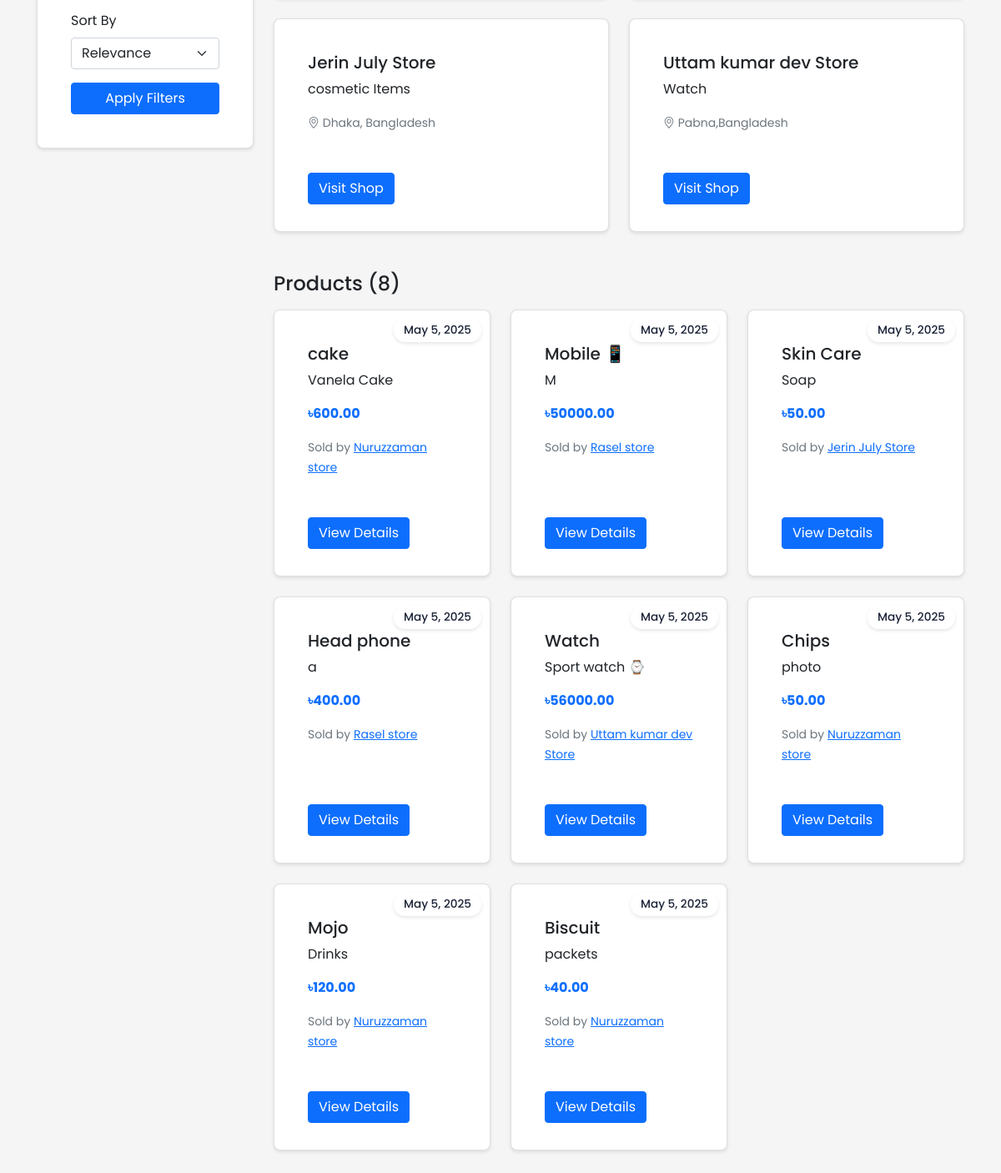
Before: /search (lower part) with the older database file.
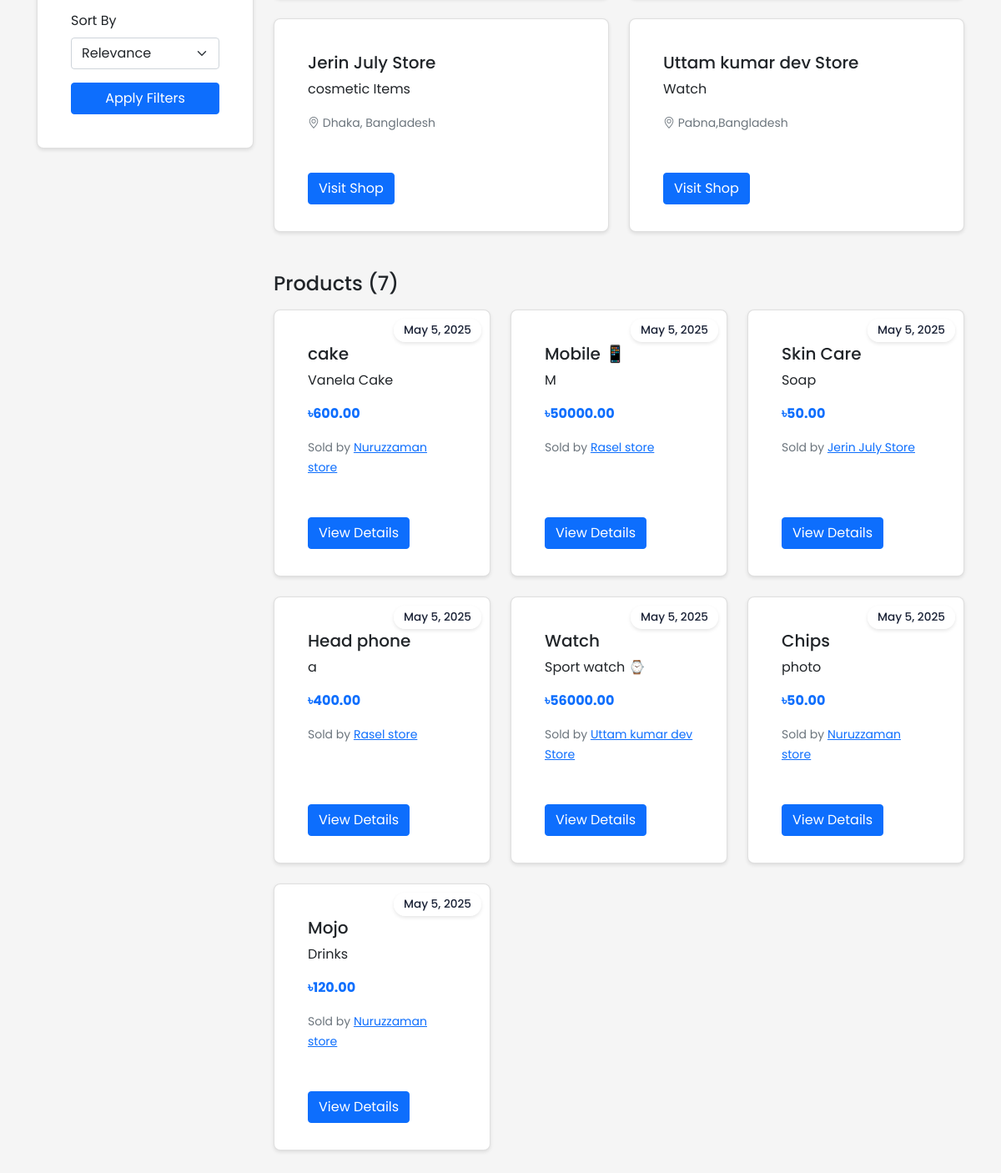
After: the same page with the newer database file.
### ecommerce/models/shop.py (models this page shows, shortened)
class Shop(db.Model):
    id = db.Column(db.Integer, primary_key=True)
    name = db.Column(db.String(100), nullable=False)
    description = db.Column(db.Text)
    owner_id = db.Column(db.Integer, db.ForeignKey('user.id'), nullable=False)
    location_lat = db.Column(db.Float, nullable=False)
    location_lng = db.Column(db.Float, nullable=False)
    address = db.Column(db.String(200), nullable=False)
    created_at = db.Column(db.DateTime, default=datetime.utcnow)
    is_active = db.Column(db.Boolean, default=True)
    products = db.relationship('Product', backref='shop', lazy=True)
    orders = db.relationship('Order', backref='shop', lazy=True)

class Product(db.Model):
    id = db.Column(db.Integer, primary_key=True)
    name = db.Column(db.String(100), nullable=False)
    description = db.Column(db.Text)
    price = db.Column(db.Float, nullable=False)
    stock = db.Column(db.Integer, nullable=False, default=0)
    shop_id = db.Column(db.Integer, db.ForeignKey('shop.id'), nullable=False)
    image_url = db.Column(db.String(255))
    category = db.Column(db.String(50))  # Add category field
    created_at = db.Column(db.DateTime, default=datetime.utcnow)
    min_price = db.Column(db.Float)  # Minimum acceptable price
    max_discount_percentage = db.Column(db.Float, default=20.0)  # Maximum allowed discount
    continue_iteration = db.Column(db.Boolean, default=False)  # Whether to continue negotiation after max discount

### ecommerce/routes/main.py (the view, shortened to what this page needs)
@main_bp.route('/search')
def search():
    query = request.args.get('q', '')
    search_type = request.args.get('type', 'all')
    shop_id = request.args.get('shop_id', type=int)
    category = request.args.get('category')
    min_price = request.args.get('min_price', type=float)
    max_price = request.args.get('max_price', type=float)
    sort = request.args.get('sort', 'relevance')
    page = request.args.get('page', 1, type=int)
    per_page = 12  # Number of items per page
    lat = request.args.get('lat', type=float)
    lng = request.args.get('lng', type=float)
    distance = request.args.get('distance', 10, type=float)  # Default 10km radius
    product_query = Product.query.filter(Product.shop.has(Shop.is_active == True))
    shop_query = Shop.query.filter_by(is_active=True)
    if shop_id:
        shop = Shop.query.get_or_404(shop_id)
        product_query = product_query.filter(Product.shop_id == shop_id)
        search_type = 'products'
    if search_type != 'shops':
        if category:
            product_query = product_query.filter(Product.category == category)
        if min_price is not None:
            product_query = product_query.filter(Product.price >= min_price)
        if max_price is not None:
            product_query = product_query.filter(Product.price <= max_price)
        if sort == 'price_low':
            product_query = product_query.order_by(Product.price.asc())
        elif sort == 'price_high':
            product_query = product_query.order_by(Product.price.desc())
        elif sort == 'newest':
            product_query = product_query.order_by(Product.created_at.desc())
        else:  # relevance
            if query:
                from sqlalchemy import text
                product_query = product_query.order_by(text("(CASE "
                    "WHEN name LIKE :query THEN 3 "
                    "WHEN category LIKE :query THEN 2 "
                    "WHEN description LIKE :query THEN 1 "
                    "ELSE 0 END) DESC").bindparams(query=f"%{query}%"))
    if lat is not None and lng is not None:
        shop_query = shop_query.order_by('distance')
    products_pagination = product_query.paginate(page=page, per_page=per_page) if search_type != 'shops' else None
    shops_pagination = shop_query.paginate(page=page, per_page=per_page) if search_type != 'products' and not shop_id else None
    categories = db.session.query(Product.category)\
                         .distinct()\
                         .filter(Product.category != None)\
                         .order_by(Product.category)\
                         .all()
    categories = [cat[0] for cat in categories]
    return render_template('main/search_results.html',
                         products=products_pagination.items if products_pagination else [],
                         shops=shops_pagination.items if shops_pagination else [],
                         products_pagination=products_pagination,
                         shops_pagination=shops_pagination,
                         query=query,
                         search_type=search_type,
                         current_category=category,
                         categories=categories,
                         min_price=min_price,
                         max_price=max_price,
                         current_sort=sort,
                         shop=Shop.query.get(shop_id) if shop_id else None,
                         search_lat=lat,
                         search_lng=lng,
                         search_distance=distance,
                         config={'GOOGLE_MAPS_API_KEY': current_app.config['GOOGLE_MAPS_API_KEY']})

### ecommerce/templates/main/search_results.html (shortened to what the changed rows need)
{% extends "base.html" %}
{% block content %}
<div class="container mt-4">
    <div class="row">
        <div class="col-md-9">
            {% if shops and search_type in ['all', 'shops'] %}
            <div class="mb-4">
                <div class="row">
                    {% for shop in shops %}
                        <div class="col-md-6 mb-4">
                            <div class="card h-100">
                                <div class="card-body">
                                    <div class="d-flex justify-content-between">
                                        <h5 class="card-title">
                                            {% if query %}
                                                {{ shop.name|replace(query, '<mark>' + query + '</mark>')|safe }}
                                            {% else %}
                                                {{ shop.name }}
                                            {% endif %}
                                        </h5>
                                    </div>
                                    <p class="card-text">
                                        {% if query %}
                                            {{ shop.description[:150]|replace(query, '<mark>' + query + '</mark>')|safe }}
                                        {% else %}
                                            {{ shop.description[:150] }}
                                        {% endif %}
                                    </p>
                                    <p class="card-text">
                                        <small class="text-muted">
                                            <i class="bi bi-geo-alt"></i> {{ shop.address }}
                                        </small>
                                    </p>
                                </div>
                                <div class="card-footer bg-transparent border-top-0">
                                    <a href="{{ url_for('shop.view', shop_id=shop.id) }}" class="btn btn-primary">Visit Shop</a>
                                </div>
                            </div>
                        </div>
                    {% endfor %}
                </div>
            </div>
            {% endif %}
            {% if products and search_type in ['all', 'products'] %}
            <div>
                <h3 class="h4 mb-3">Products ({{ products_pagination.total if products_pagination else 0 }})</h3>
                <div class="row">
                    {% for product in products %}
                        <div class="col-md-4 mb-4">
                            <div class="card h-100 product-card">
                                <span class="date-badge">May 5, 2025</span>
                                <div class="card-body">
                                    <h5 class="card-title">
                                        {% if query %}
                                            {{ product.name|replace(query, '<mark>' + query + '</mark>')|safe }}
                                        {% else %}
                                            {{ product.name }}
                                        {% endif %}
                                    </h5>
                                    <p class="card-text">
                                        {% if query %}
                                            {{ product.description[:100]|replace(query, '<mark>' + query + '</mark>')|safe }}
                                        {% else %}
                                            {{ product.description[:100] }}
                                        {% endif %}
                                    </p>
                                    <p class="card-text">
                                        <strong class="text-primary">৳{{ "%.2f"|format(product.price) }}</strong>
                                    </p>
                                    <p class="card-text">
                                        <small class="text-muted">
                                            Sold by <a href="{{ url_for('shop.view', shop_id=product.shop.id) }}">{{ product.shop.name }}</a>
                                        </small>
                                    </p>
                                </div>
                                <div class="card-footer bg-transparent border-top-0">
                                    <a href="{{ url_for('shop.view', shop_id=product.shop.id) }}" class="btn btn-primary">View Details</a>
                                </div>
                            </div>
                        </div>
                    {% endfor %}
                </div>
            </div>
            {% endif %}
        </div>
    </div>
</div>
{% endblock %}

Changed rows visible on the page:
removed Product: name "Biscuit", description "packets", price "40.00", shop.name "Nuruzzaman store"
Other visible differences:
{{ products_pagination.total if products_pagination else 0 }}: "8" → "7"
